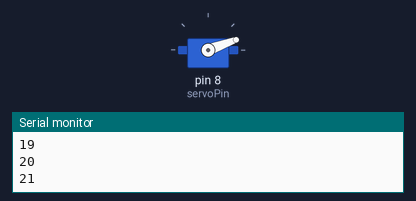
Bench run of a sketch on a simulated Arduino Uno, built with avr-gcc and run on an emulated ATmega328P. Shown: servo, the last lines printed to the serial monitor.

Above: at 2.05 s.
At 10.07 s:
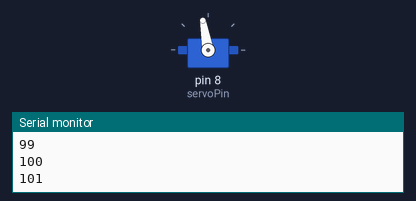
At 18.19 s:
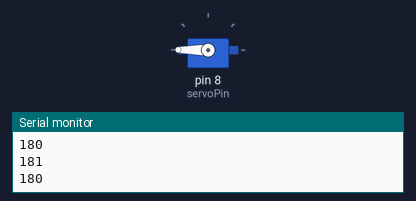
At 36.43 s:
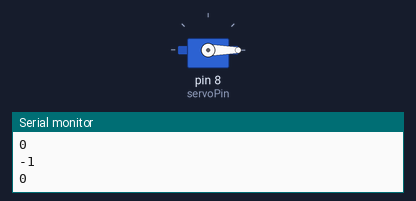
Timing chart, 0 to 40.0 s (numbered marks = the images above):
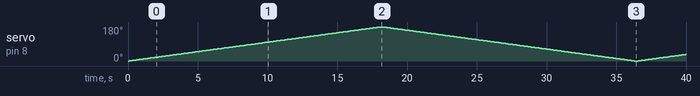

The sketch:

servo_1.ino
```cpp
#include <Servo.h>
Servo myservo;


int servoPin = 8;
int i = 0;
int Status = 0;

void setup ()
{
    myservo.attach(servoPin);
    Serial.begin(9600);
}
void loop() {


    if(Status == 0)
    {
      myservo.write(i);
      if(i == 180)
          Status = 1;
      i = i + 1;
    }
    else
    {
     myservo.write(i);
      if(i == 0)
          Status = 0;
      i = i - 1;
    }

    Serial.println(i);
    delay(100);
}
```

Measured:
- by itself, servo on pin 8 (servoPin): 0° → 1° at 0.10 s, → 2° 0.10 s later, → 3° 0.10 s later, → 4° 0.10 s later, … (395 changes in this stretch)
